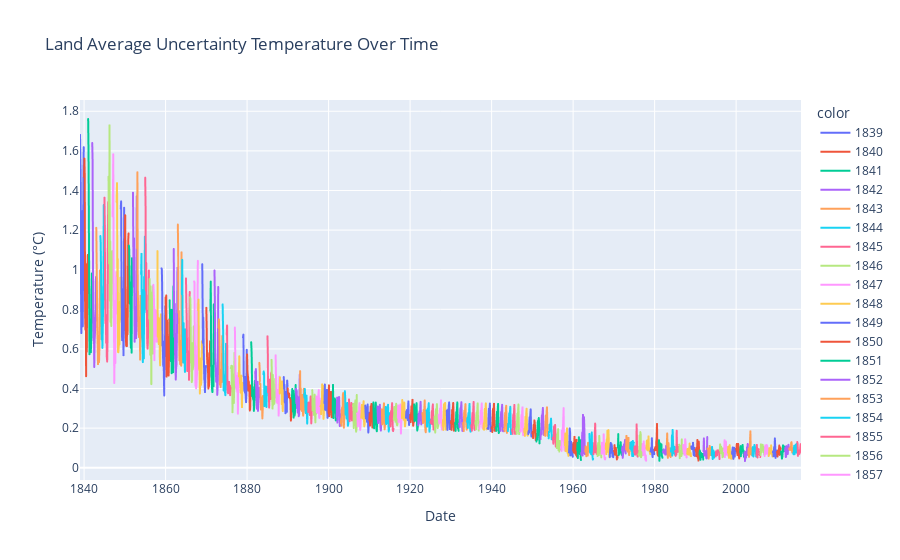

Notebook code for this chart:
### Code cell
fig = px.line(df, x='dt', y='LandAverageTemperatureUncertainty', color=df['dt'].dt.year, 
              title='Land Average Uncertainty Temperature Over Time')

# Update layout for axis titles
fig.update_layout(xaxis_title='Date', yaxis_title='Temperature (°C)')

# Show the plot
fig.show()
